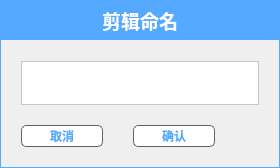
<?xml version="1.0" encoding="UTF-8"?>
<ui version="4.0">
 <class>Scene_File_Clip</class>
 <widget class="QDialog" name="Scene_File_Clip">
  <property name="geometry">
   <rect>
    <x>0</x>
    <y>0</y>
    <width>280</width>
    <height>168</height>
   </rect>
  </property>
  <property name="windowTitle">
   <string>Dialog</string>
  </property>
  <property name="styleSheet">
   <string notr="true">border:1px solid rgb(85, 170, 255);</string>
  </property>
  <layout class="QGridLayout" name="gridLayout_2">
   <property name="leftMargin">
    <number>0</number>
   </property>
   <property name="topMargin">
    <number>0</number>
   </property>
   <property name="rightMargin">
    <number>0</number>
   </property>
   <property name="bottomMargin">
    <number>0</number>
   </property>
   <property name="spacing">
    <number>0</number>
   </property>
   <item row="0" column="0">
    <widget class="QLabel" name="label">
     <property name="sizePolicy">
      <sizepolicy hsizetype="Minimum" vsizetype="Minimum">
       <horstretch>0</horstretch>
       <verstretch>0</verstretch>
      </sizepolicy>
     </property>
     <property name="minimumSize">
      <size>
       <width>40</width>
       <height>40</height>
      </size>
     </property>
     <property name="font">
      <font>
       <pointsize>14</pointsize>
       <weight>75</weight>
       <bold>true</bold>
      </font>
     </property>
     <property name="styleSheet">
      <string notr="true">background-color: rgb(85, 170, 255);
color: rgb(255, 255, 255);
padding-left:1.5em;
padding-top:0.6em;
padding-bottom:0.6em;
border:0;</string>
     </property>
     <property name="text">
      <string>剪辑命名</string>
     </property>
     <property name="alignment">
      <set>Qt::AlignCenter</set>
     </property>
    </widget>
   </item>
   <item row="1" column="0">
    <widget class="QGroupBox" name="groupBox">
     <property name="sizePolicy">
      <sizepolicy hsizetype="MinimumExpanding" vsizetype="MinimumExpanding">
       <horstretch>0</horstretch>
       <verstretch>0</verstretch>
      </sizepolicy>
     </property>
     <property name="minimumSize">
      <size>
       <width>200</width>
       <height>100</height>
      </size>
     </property>
     <property name="maximumSize">
      <size>
       <width>280</width>
       <height>16777215</height>
      </size>
     </property>
     <property name="styleSheet">
      <string notr="true">border:0;</string>
     </property>
     <property name="title">
      <string/>
     </property>
     <layout class="QGridLayout" name="gridLayout_4">
      <property name="leftMargin">
       <number>20</number>
      </property>
      <property name="topMargin">
       <number>20</number>
      </property>
      <property name="rightMargin">
       <number>20</number>
      </property>
      <property name="bottomMargin">
       <number>20</number>
      </property>
      <property name="spacing">
       <number>20</number>
      </property>
      <item row="1" column="0">
       <layout class="QGridLayout" name="gridLayout" columnstretch="1,0,0,0,0">
        <property name="spacing">
         <number>0</number>
        </property>
        <item row="0" column="1">
         <widget class="QPushButton" name="cancel_btn">
          <property name="font">
           <font>
            <weight>75</weight>
            <bold>true</bold>
           </font>
          </property>
          <property name="styleSheet">
           <string notr="true">QPushButton:hover{
border: 1px solid rgb(85, 170, 255);
color:white;
background-color:rgb(85, 170, 255);
}
QPushButton{
background-color:  white;
border: 1px solid rgb(100, 100, 100);
border-radius: 5px;   
width:80px;
height:20px;
padding-left:1.5em;
padding-right:1.5em;
padding-top:0.6em;
padding-bottom:0.6em;
color:rgb(85, 170, 255);
}
QPushButton:pressed{
background-color:rgb(85, 170, 255);
margin:2px;
color:black;
border: 1px solid white;
}
QPushButton:disabled{
background-color: transparent;
color:gray;
}</string>
          </property>
          <property name="text">
           <string>取消</string>
          </property>
         </widget>
        </item>
        <item row="0" column="0">
         <spacer name="horizontalSpacer">
          <property name="orientation">
           <enum>Qt::Horizontal</enum>
          </property>
          <property name="sizeType">
           <enum>QSizePolicy::Preferred</enum>
          </property>
          <property name="sizeHint" stdset="0">
           <size>
            <width>20</width>
            <height>20</height>
           </size>
          </property>
         </spacer>
        </item>
        <item row="0" column="3">
         <widget class="QPushButton" name="confirm_btn">
          <property name="font">
           <font>
            <weight>75</weight>
            <bold>true</bold>
           </font>
          </property>
          <property name="styleSheet">
           <string notr="true">QPushButton:hover{
border: 1px solid rgb(85, 170, 255);
color:white;
background-color:rgb(85, 170, 255);
}
QPushButton{
background-color:  white;
border: 1px solid rgb(100, 100, 100);
border-radius: 5px;   
width:80px;
height:20px;
padding-left:1.5em;
padding-right:1.5em;
padding-top:0.6em;
padding-bottom:0.6em;
color:rgb(85, 170, 255);
}
QPushButton:pressed{
background-color:rgb(85, 170, 255);
margin:2px;
color:black;
border: 1px solid white;
}
QPushButton:disabled{
background-color: transparent;
color:gray;
}</string>
          </property>
          <property name="text">
           <string>确认</string>
          </property>
         </widget>
        </item>
        <item row="0" column="4">
         <spacer name="horizontalSpacer_3">
          <property name="orientation">
           <enum>Qt::Horizontal</enum>
          </property>
          <property name="sizeType">
           <enum>QSizePolicy::Preferred</enum>
          </property>
          <property name="sizeHint" stdset="0">
           <size>
            <width>67</width>
            <height>20</height>
           </size>
          </property>
         </spacer>
        </item>
        <item row="0" column="2">
         <spacer name="horizontalSpacer_2">
          <property name="orientation">
           <enum>Qt::Horizontal</enum>
          </property>
          <property name="sizeType">
           <enum>QSizePolicy::Minimum</enum>
          </property>
          <property name="sizeHint" stdset="0">
           <size>
            <width>30</width>
            <height>20</height>
           </size>
          </property>
         </spacer>
        </item>
       </layout>
      </item>
      <item row="0" column="0">
       <widget class="QLineEdit" name="file_name_lineEdit">
        <property name="sizePolicy">
         <sizepolicy hsizetype="Expanding" vsizetype="Minimum">
          <horstretch>0</horstretch>
          <verstretch>0</verstretch>
         </sizepolicy>
        </property>
        <property name="minimumSize">
         <size>
          <width>30</width>
          <height>30</height>
         </size>
        </property>
        <property name="styleSheet">
         <string notr="true">border:1px solid rgb(200, 200, 200);</string>
        </property>
       </widget>
      </item>
     </layout>
    </widget>
   </item>
  </layout>
 </widget>
 <resources/>
 <connections/>
</ui>
